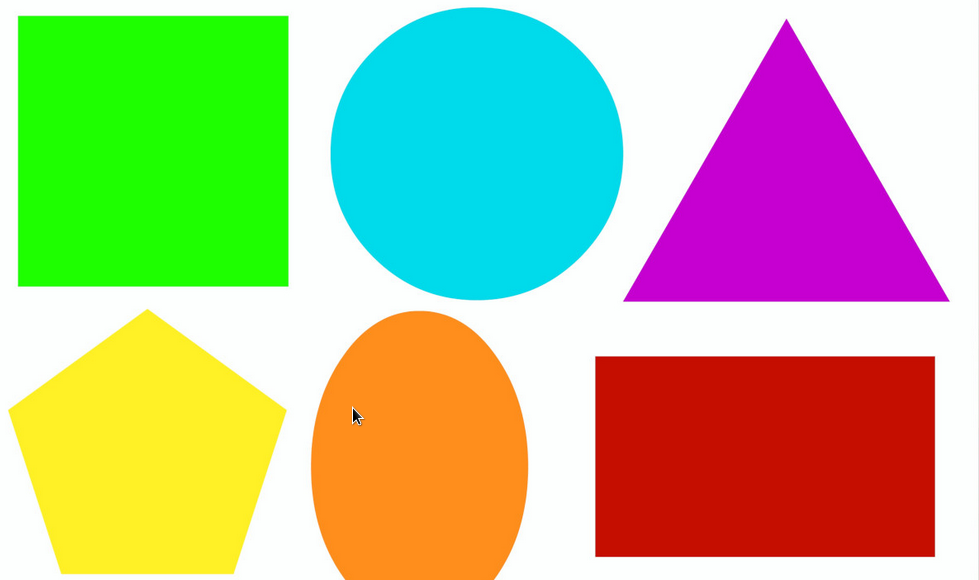
#> input picture shape_detection.png, 979 x 580 px
$ python ShapeDetection.py
#> lines starting #> are read from the running program, lines starting #| are printed output that depends on the picture; after the words box and inside, x2 and y2 are one past the last pixel; in counts of white or black regions, pixels touching at a corner belong together
import cv2
import numpy as np

#SET the font type.

font=cv2.FONT_HERSHEY_COMPLEX
#Read image from source.
img=cv2.imread("shape_detection.png")
#> img is the input picture: shape (580, 979, 3); mean B, G, R 145.8, 189.9, 183.1

#Convert the image into grayscale.

grayimage=cv2.cvtColor(img,cv2.COLOR_BGR2GRAY)
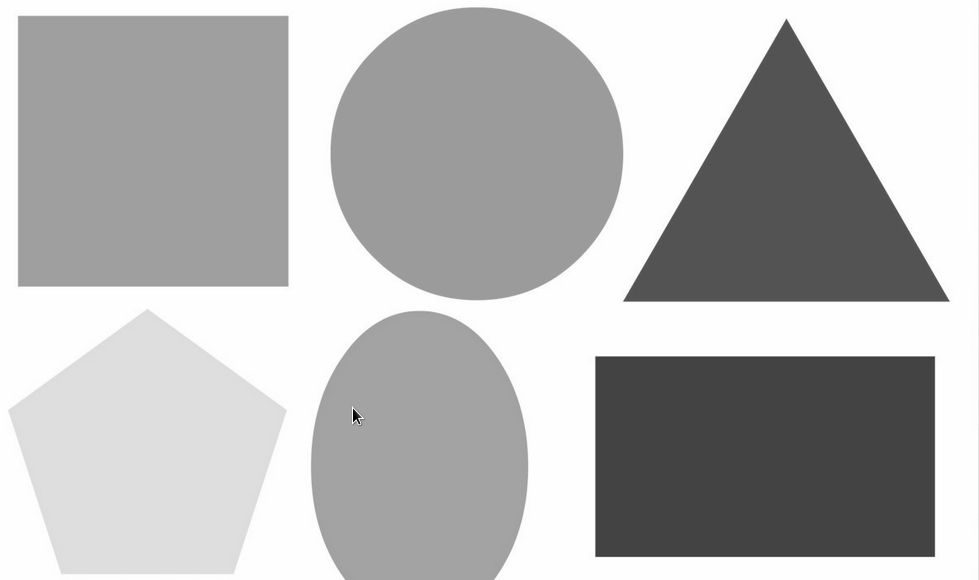
#> grayimage: shape (580, 979); min 0, max 255, mean 182.8

#Deffine the image threshold.
ret,threshold=cv2.threshold(grayimage,239,256,cv2.THRESH_BINARY)
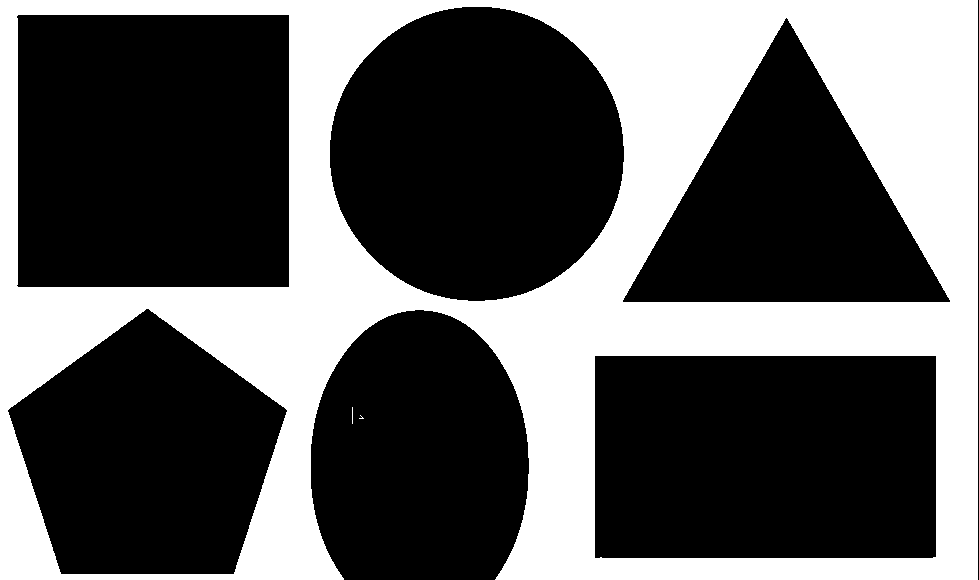
#> threshold: shape (580, 979); 36.9% white; 3 white regions (2 under 20 px)

#get the contours .
contours,hierachy=cv2.findContours(threshold,cv2.RETR_TREE,cv2.CHAIN_APPROX_SIMPLE)
#> contours = 8 contours, 2 with area under 20; largest, box (x1, y1, x2, y2) and area: (0, 0, 978, 580) 516235, (16, 14, 290, 288) 74257, (594, 355, 937, 559) 69418, (329, 6, 625, 302) 68390, (7, 308, 288, 575) 51558, (622, 17, 951, 303) 47187

#Loop through all of the contours.

for contour in contours:
    approax=cv2.approxPolyDP(contour,0.01*cv2.arcLength(contour,True),True)
    cv2.drawContours(img,[approax],0,(0),5)
    x=approax.ravel()[0]
    y=approax.ravel()[1]

    if len(approax)==3:
        cv2.putText(img,"Triangle",(x,y),font,1,(255,0,255),1)
    elif len(approax)==4:
        cv2.putText(img,"Rectangle",(x,y),font,1,(255,0,255),1)
    elif len(approax)==5:
        cv2.putText(img,"Pentagon",(x,y),font,1,(255,0,255),1)
    elif 6<len(approax)<15:
        cv2.putText(img,"Ellipse",(x,y),font,1,(255,0,255),1)
    else:
        cv2.putText(img,"Circle",(x,y),font,1,(255,0,255),1)
#> this loop made 8 passes
#> (x, y) on passes 1, 3, 5, 8: (360, 415), (0, 0), (146, 308), (454, 7)
#> (approax, x, y) on passes 2, 4, 6, 7: ([[352, 407], [352, 423]], 352, 407), ([[594, 356], [935, 355], [936, 556], [595, 558]], 594, 356), ([[786, 17], [949, 302], [622, 301]], 786, 17), ([[18, 14], [289, 15], [288, 287], [16, 285]], 18, 14)
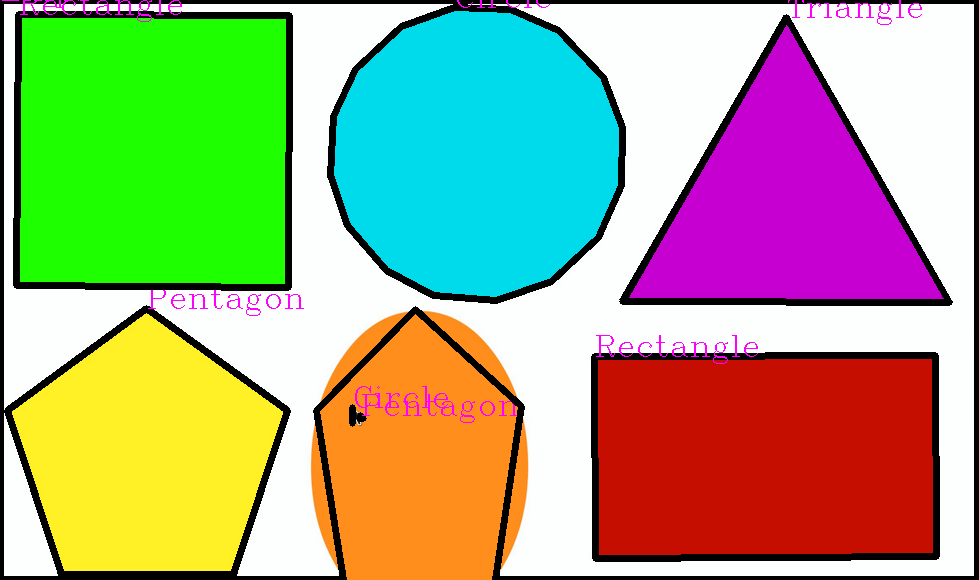
#> img: shape (580, 979, 3); 9.4% of pixels changed, all inside (x1, y1, x2, y2) = (0, 0, 979, 580)

cv2.imshow("Shapes",img)
cv2.imshow("Threshold",threshold)
cv2.waitKey(0)
cv2.destroyAllWindows()
